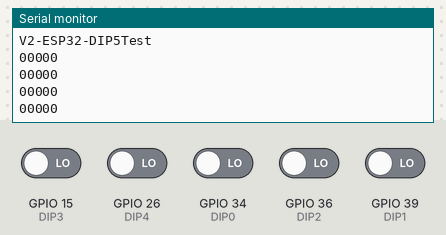
This sketch was run on a simulated ESP32. On the bench: the last lines printed to the serial monitor. The test bench sets the inputs (shaded band); at power-on: GPIO 15 (DIP3), GPIO 26 (DIP4), GPIO 34 (DIP0), GPIO 36 (DIP2), GPIO 39 (DIP1) LOW.

Above: at 1.8 s.
1.9 s: GPIO 15 (DIP3) driven HIGH
At 2.4 s:
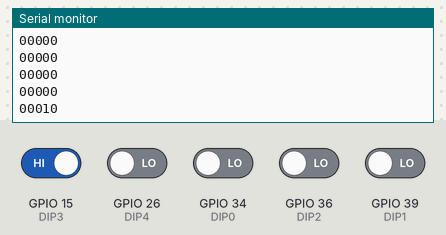
3.4 s: GPIO 26 (DIP4) driven HIGH
At 3.9 s:
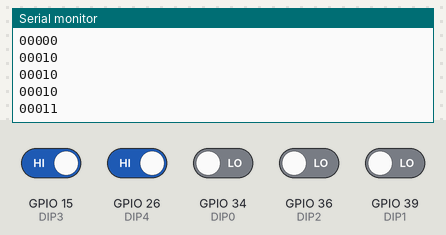
4.9 s: GPIO 34 (DIP0) driven HIGH
At 5.4 s:
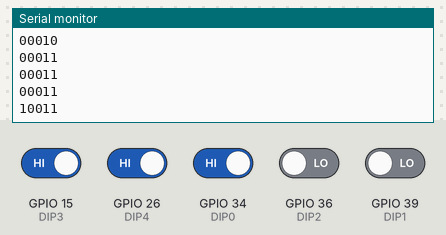
6.4 s: GPIO 36 (DIP2) driven HIGH
At 6.9 s:
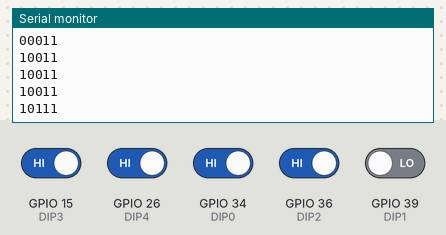
7.9 s: GPIO 39 (DIP1) driven HIGH
At 8.4 s:
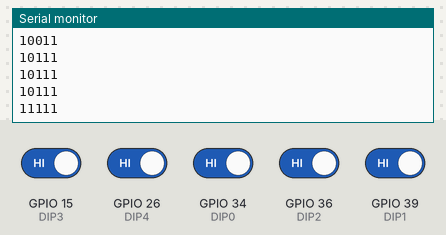
9.4 s: GPIO 15 (DIP3) driven LOW
At 9.9 s:
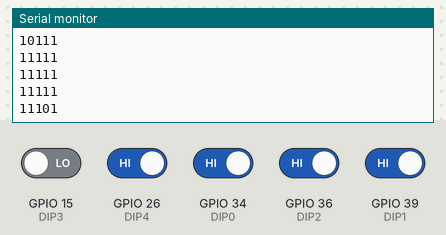
Timing chart, 0 to 11.9 s (numbered marks = the images above; inputs shaded):
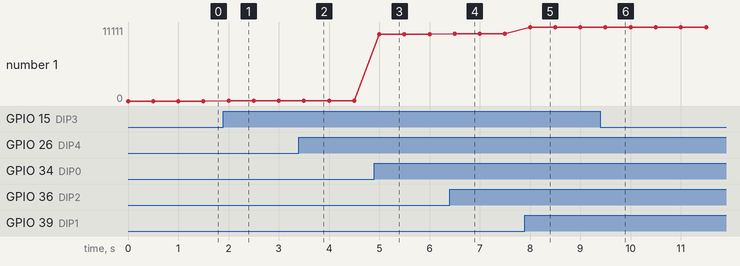

The sketch:

V2-ESP32-DIP5Test.ino
```cpp
#define DIP0 34
#define DIP1 39
#define DIP2 36
#define DIP3 15
#define DIP4 26


void setup() {
  // put your setup code here, to run once:
  pinMode(DIP0, INPUT);
  pinMode(DIP1, INPUT);
  pinMode(DIP2, INPUT);
  pinMode(DIP3, INPUT);
  pinMode(DIP4, INPUT);


  Serial.begin(115200);
  Serial.println("\nV2-ESP32-DIP5Test");
}

void loop() {
  // put your main code here, to run repeatedly:

  Serial.print(digitalRead(DIP0));
  Serial.print(digitalRead(DIP1));
  Serial.print(digitalRead(DIP2));
  Serial.print(digitalRead(DIP3));
  Serial.println(digitalRead(DIP4));

  delay(500);
}
```

Measured:
- after the input at 1.9 s, the serial monitor: prints a new line after 0.10 s (image 1)
- after the input at 3.4 s, the serial monitor: prints a new line after 0.10 s (image 2)
- after the input at 4.9 s, the serial monitor: prints a new line after 0.10 s (image 3)
- after the input at 6.4 s, the serial monitor: prints a new line after 0.10 s (image 4)
- after the input at 7.9 s, the serial monitor: prints a new line after 0.10 s (image 5)
- after the input at 9.4 s, the serial monitor: prints a new line after 0.10 s (image 6)
- plotted number 1: 0 → 10 after the input at 1.9 s, 10 → 11 after the input at 3.4 s, 11 → 10011 after the input at 4.9 s, 10011 → 10111 after the input at 6.4 s, 10111 → 11111 after the input at 7.9 s
